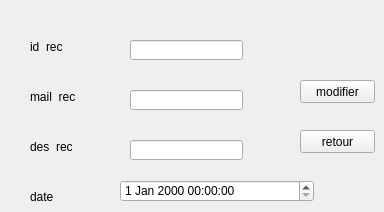
      <widget class="QWidget" name="tab_4">
       <attribute name="title">
        <string>modifier_rec</string>
       </attribute>
       <widget class="QLabel" name="label_5">
        <property name="geometry">
         <rect>
          <x>30</x>
          <y>40</y>
          <width>47</width>
          <height>13</height>
         </rect>
        </property>
        <property name="text">
         <string>id_rec</string>
        </property>
       </widget>
       <widget class="QLabel" name="label_6">
        <property name="geometry">
         <rect>
          <x>30</x>
          <y>90</y>
          <width>47</width>
          <height>13</height>
         </rect>
        </property>
        <property name="text">
         <string>mail_rec</string>
        </property>
       </widget>
       <widget class="QLabel" name="label_7">
        <property name="geometry">
         <rect>
          <x>30</x>
          <y>140</y>
          <width>47</width>
          <height>13</height>
         </rect>
        </property>
        <property name="text">
         <string>des_rec</string>
        </property>
       </widget>
       <widget class="QLineEdit" name="le_id_modi">
        <property name="geometry">
         <rect>
          <x>130</x>
          <y>40</y>
          <width>113</width>
          <height>20</height>
         </rect>
        </property>
       </widget>
       <widget class="QLineEdit" name="le_mail_modi">
        <property name="geometry">
         <rect>
          <x>130</x>
          <y>90</y>
          <width>113</width>
          <height>20</height>
         </rect>
        </property>
       </widget>
       <widget class="QLineEdit" name="le_des_modi">
        <property name="geometry">
         <rect>
          <x>130</x>
          <y>140</y>
          <width>113</width>
          <height>20</height>
         </rect>
        </property>
       </widget>
       <widget class="QPushButton" name="pb_modifier">
        <property name="geometry">
         <rect>
          <x>300</x>
          <y>80</y>
          <width>75</width>
          <height>23</height>
         </rect>
        </property>
        <property name="text">
         <string>modifier</string>
        </property>
       </widget>
       <widget class="QPushButton" name="pb_retour2">
        <property name="geometry">
         <rect>
          <x>300</x>
          <y>130</y>
          <width>75</width>
          <height>23</height>
         </rect>
        </property>
        <property name="text">
         <string>retour</string>
        </property>
       </widget>
       <widget class="QLabel" name="label_10">
        <property name="geometry">
         <rect>
          <x>30</x>
          <y>190</y>
          <width>47</width>
          <height>13</height>
         </rect>
        </property>
        <property name="text">
         <string>date</string>
        </property>
       </widget>
       <widget class="QDateTimeEdit" name="date_modi">
        <property name="geometry">
         <rect>
          <x>120</x>
          <y>180</y>
          <width>194</width>
          <height>22</height>
         </rect>
        </property>
       </widget>
      </widget>
